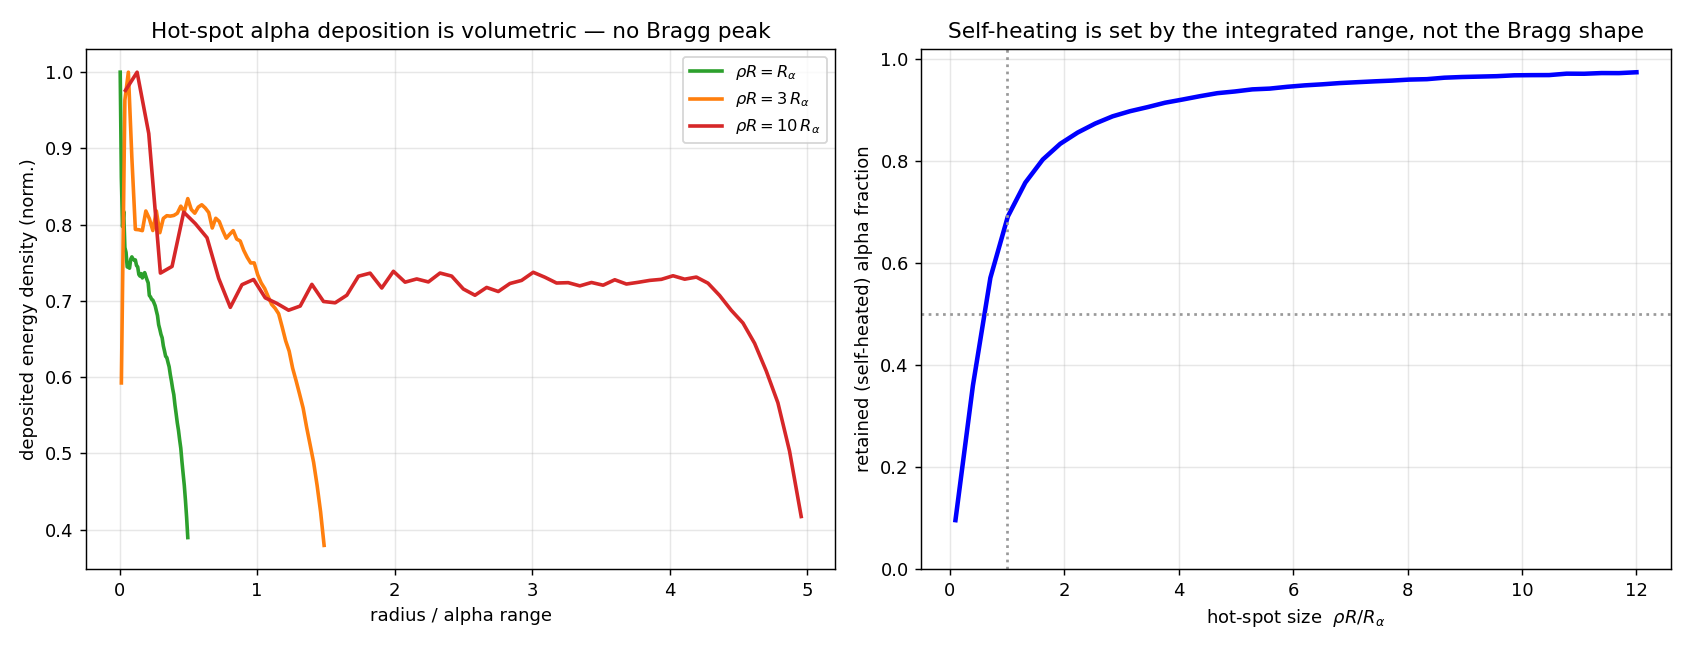

The script that saved this image:
"""
fusion_deposit.py -- draft "fusion isotropic source" panel.

In a fusion hot spot the alphas are not a collimated monoenergetic beam: they are
born isotropically (4 pi), uniformly through the burning volume, with a thermal
energy spread.  A 3-D Monte-Carlo transport of 3.5 MeV alphas (range R_alpha)
through a uniform DT sphere of radius rho R shows that:

  (left)  the deposited energy density is volumetric -- flat in the interior,
          rounded over one alpha range at the edge -- with NO Bragg peak; and
  (right) the self-heated (retained) energy fraction depends only on rho R / R_alpha,
          i.e. on the INTEGRATED range, which the eRPA model gives accurately.

So in the fusion context the differential Bragg shape -- and with it the fine
details of the stopping model near the peak -- is irrelevant; only the range matters.

Stopping: 3.5 MeV alpha in a DT plasma (~50 g/cc-equiv, 5 keV), eRPA total
(electronic + Gordon-Kim nuclear).
"""
import numpy as np
import matplotlib
matplotlib.use('Agg')
import matplotlib.pyplot as plt
from scipy import integrate, interpolate

CONV = 6.022e23 / 2.5 * 1e-21          # DT mean A~2.5 -> MeV/(g/cm2) (illustrative)
d = np.loadtxt('/tmp/alpha_dt/dedx_nuc.dat', comments='#')
Eu, S = d[:, 0], d[:, 3] * CONV
E0 = 0.875                              # 3.5 MeV / 4 amu
R = integrate.cumulative_trapezoid(1.0 / S, Eu, initial=0.0)
R_of_E = interpolate.interp1d(Eu, R, fill_value=(0, R[-1]), bounds_error=False)
E_of_R = interpolate.interp1d(R, Eu, fill_value=(0, Eu[-1]), bounds_error=False)
Ra = float(R_of_E(E0))                  # alpha range (g/cm2)

rng = np.random.default_rng(0)
NS = 200                                # path steps
sgrid = np.linspace(0, Ra, NS)
# energy deposited in each path step (Bragg), per alpha, in units of E0
Ed = E_of_R(np.clip(Ra - sgrid, 0, None))            # residual energy along path
dep_step = -np.diff(Ed, append=0.0)                  # energy lost per step (MeV/amu)


def mc(a, N=120000):
    """3-D MC: alphas born uniform-in-volume, isotropic, range Ra, in a sphere
    of radius a.  Returns (radial deposition density, retained fraction)."""
    rb = a * rng.random(N) ** (1.0 / 3.0)                 # birth radius (uniform in vol)
    cb = 2 * rng.random(N) - 1                            # cos of birth polar (axis = ray)
    # birth.direction dot product: place ray along z, birth at (rho, theta) -> b.u = rb*cb
    bu = rb * cb
    rbin = np.linspace(0, a, 60)
    rcen = 0.5 * (rbin[1:] + rbin[:-1])
    vol = (4.0 / 3.0) * np.pi * (rbin[1:]**3 - rbin[:-1]**3)
    dens = np.zeros(len(rcen)); ret = 0.0
    for k in range(NS - 1):
        s = sgrid[k]
        pos = np.sqrt(rb**2 + 2 * bu * s + s * s)        # |b + s u|
        inside = pos <= a
        ret += dep_step[k] * inside.sum()
        idx = np.clip(np.searchsorted(rbin, pos[inside]) - 1, 0, len(rcen) - 1)
        np.add.at(dens, idx, dep_step[k])
    ret /= (E0 * N)
    return rcen, dens / vol / N, ret


fig, (axL, axR) = plt.subplots(1, 2, figsize=(13, 5))

for fac, lab, c in [(0.5, r'$\rho R = R_\alpha$', 'tab:green'),
                    (1.5, r'$\rho R = 3\,R_\alpha$', 'tab:orange'),
                    (5.0, r'$\rho R = 10\,R_\alpha$', 'tab:red')]:
    rc, dens, _ = mc(fac * Ra)
    axL.plot(rc / Ra, dens / dens.max(), color=c, lw=2, label=lab)
axL.set_xlabel(r'radius / alpha range'); axL.set_ylabel('deposited energy density (norm.)')
axL.set_title('Hot-spot alpha deposition is volumetric — no Bragg peak')
axL.legend(fontsize=9); axL.grid(alpha=.3)

taus = np.linspace(0.1, 12, 40)
fr = np.array([mc(t * Ra, N=60000)[2] for t in taus])
axR.plot(taus, fr, 'b-', lw=2.5)
axR.axhline(0.5, color='0.6', ls=':'); axR.axvline(1, color='0.6', ls=':')
axR.set_xlabel(r'hot-spot size  $\rho R / R_\alpha$'); axR.set_ylabel('retained (self-heated) alpha fraction')
axR.set_title('Self-heating is set by the integrated range, not the Bragg shape')
axR.set_ylim(0, 1.02); axR.grid(alpha=.3)

fig.tight_layout(); fig.savefig('fusion_deposit.pdf'); fig.savefig('fusion_deposit.png', dpi=130)
print('wrote fusion_deposit.pdf / .png')
print('alpha range R_alpha = %.4f g/cm2 (3.5 MeV alpha in DT, ~50 g/cc-equiv, 5 keV)' % Ra)
print(' rhoR/Ra   retained fraction (3-D MC)')
for t in [0.5, 1, 2, 5, 10]:
    print('  %5.1f      %.3f' % (t, mc(t * Ra, N=80000)[2]))
